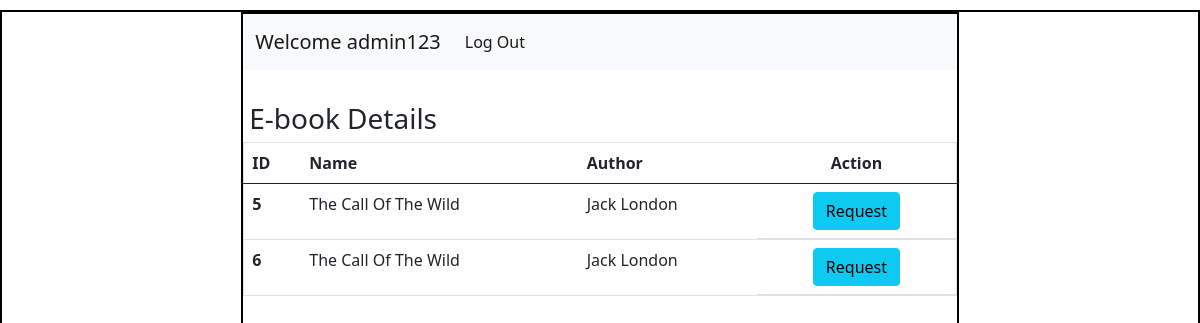
Screenshot of /request-ebook/1 with the database file from the repository.
### application/models.py (models this page shows)
class User(db.Model):
  id = db.Column(db.Integer, primary_key=True)
  username = db.Column(db.String(), unique=True, nullable=False)
  email = db.Column(db.String(),unique = True, nullable=False)
  password = db.Column(db.String(), nullable=False)
  type = db.Column(db.String(), default='general')
  ebooks = db.relationship('Ebook', backref='bearer')

class Ebook(db.Model):
  id = db.Column(db.Integer, primary_key=True)
  name = db.Column(db.String(), nullable=False)
  author = db.Column(db.String(), nullable=False)
  url = db.Column(db.String(), nullable=False)
  status = db.Column(db.String(), default='available')
  user_id = db.Column(db.Integer, db.ForeignKey('user.id'), default=None)

### application/controllers.py (the view)
@app.route("/request-ebook/<int:user_id>")#button in user dashboard
def request_ebook(user_id):
  this_user = User.query.filter_by(id=user_id).first()
  ebooks = Ebook.query.filter_by(status="available").all()
  return render_template("request.html", this_user=this_user, ebooks=ebooks)

### templates/request.html (shortened to what this page needs)
<!DOCTYPE html>
<html lang="en">
<head>
  <link rel="stylesheet" href="/static/style.css">
  <link href="https://cdn.jsdelivr.net/npm/bootstrap@5.0.2/dist/css/bootstrap.min.css" rel="stylesheet">
</head>
<body>
  <div id="main">
    <div id="canvas">
      <nav class="navbar navbar-expand-lg navbar-light bg-light">
        <div class="container-fluid">
          <a class="navbar-brand" href="#">Welcome {{this_user.username}}</a>
          <div class="collapse navbar-collapse" id="navbarSupportedContent">
            <ul class="navbar-nav me-auto mb-2 mb-lg-0">
              <li class="nav-item">
                <a class="nav-link active" aria-current="page" href="/login">Log Out</a>
              </li>
            </ul>
          </div>
        </div>
      </nav>
      <div id="content">
        <h3 class="headings">E-book Details </h3>
        <div class="table">
          <table class="table border">
            <thead>
              <tr>
                <th scope="col">ID</th>
                <th scope="col">Name</th>
                <th scope="col">Author</th>
                <th scope="col" class="text-center">Action</th>
              </tr>
            </thead>
            <tbody>
              {% for ebook in ebooks %}
              <tr>
                <th scope="row">{{ebook.id}}</th>
                <td>{{ebook.name}}</td>
                <td>{{ebook.author}}</td>
                <td class="d-flex justify-content-center ">
                  <a href="/request/{{ebook.id}}/{{this_user.id}}" class="btn btn-info mx-2">Request</a>
                </td>
              </tr>
              {% endfor%}
            </tbody>
          </table>
        </div>
      </div>
    </div>
  </div>
</body>
</html>

### static/style.css (style rules this page uses)
* { margin:0px; }
#main,#canvas { border: 2px solid black; margin-top: 10px; }
#canvas { width: 60%; margin:auto; height:800px; }
.headings { margin: 4px; padding:2px; margin-top: 30px; }

### rows the page displays
User: username "admin123"
Ebook: id "5", name "The Call Of The Wild", author "Jack London"
Ebook: id "6", name "The Call Of The Wild", author "Jack London"
